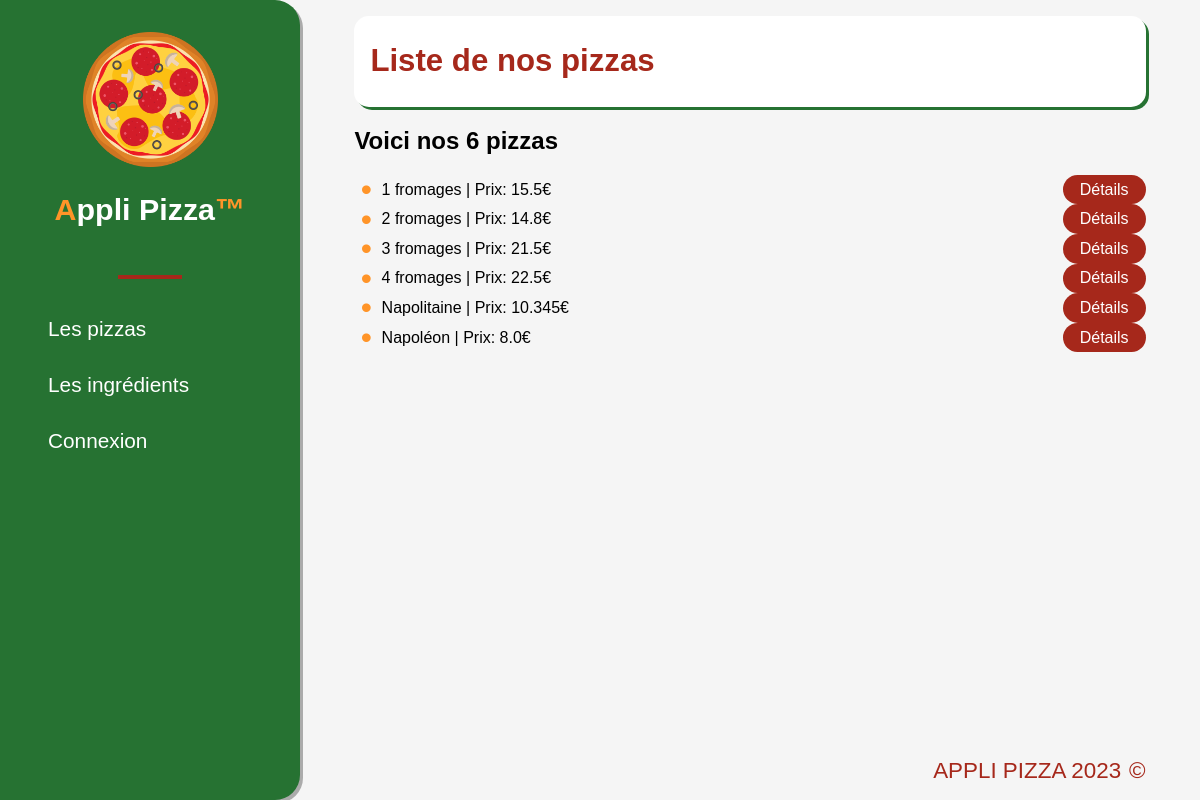
Before: / with the older database file.
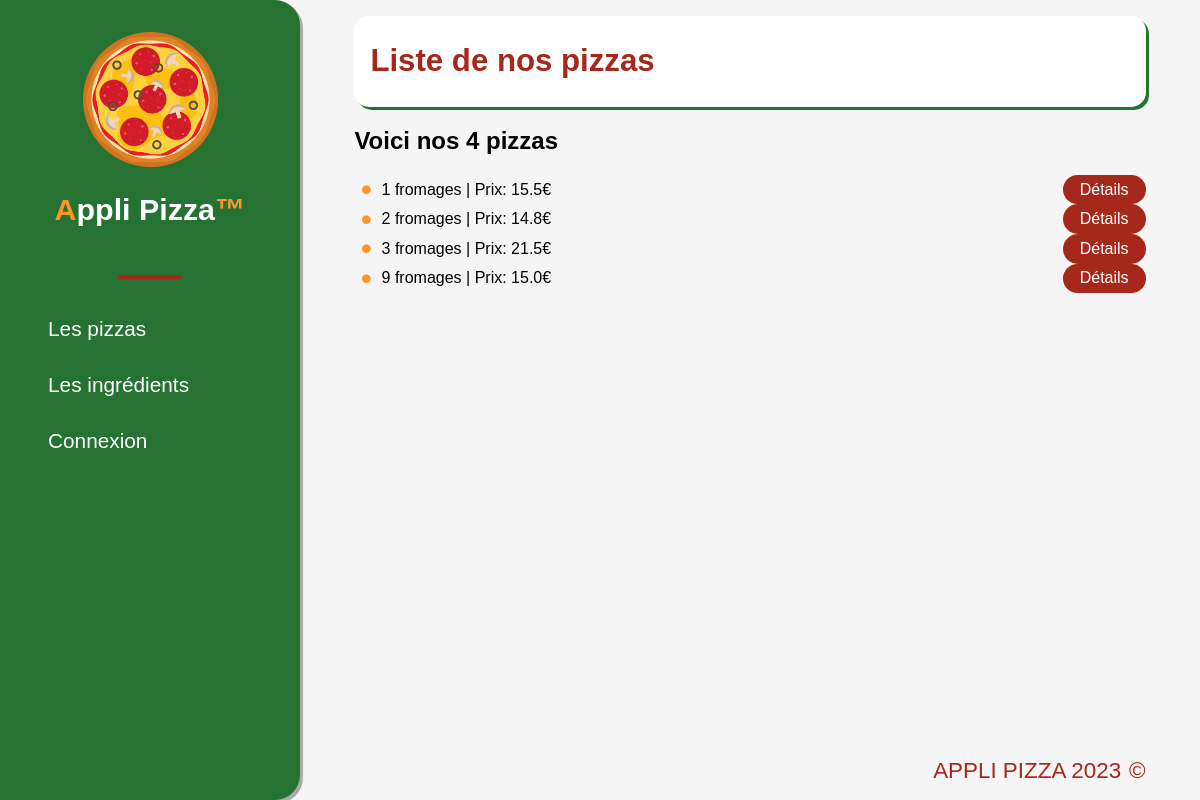
After: the same page with the newer database file.
### applipizza/models.py (models this page shows)
class Pizza(models.Model):
    idPizza = models.AutoField(primary_key=True)
    nomPizza = models.CharField(max_length=50, verbose_name="Nom de la pizza")
    prixPizza = models.FloatField(verbose_name="Prix de la pizza")
    def __str__(self) -> str:
        return  self.nomPizza + (' | Prix: ' + str(self.prixPizza) + '€')

### applipizza/views.py (the view)
# urls.py: path('', views.pizza, name='pizzas'),
def pizza(request):
    lesPizzas = Pizza.objects.all()
    return render(request, 'applipizza/pizzas.html', {'pizzas': lesPizzas})

### applipizza/templates/applipizza/pizzas.html (shortened to what this page needs)
{% extends 'applipizza/base.html' %}
{% block title_page %}
Liste de nos pizzas
{% endblock %}
{% block content %}
    <h2>Voici nos {{ pizzas|length }} pizzas</h2>
    <ul class="ul_ingr">
        {% for piz in pizzas %}
        <li class="disp_ingredients">
            {{ piz }}
            <div>
                <a href="/pizzas/{{ piz.idPizza }}" class="link_to">Détails</a>
            </div>
        </li>
        {% endfor %}
    </ul>
{% endblock %}

### applipizza/templates/applipizza/base.html (shortened to what this page needs)
{% load static %}
<!DOCTYPE html>
<html lang="fr">
<head>
    <link rel="stylesheet" href="{% static 'applipizza/css/styles.css' %}">
</head>
<body>
<section class="wrapper">
    <header>
        <img src="{% static 'applipizza/img/favicon.png' %}" alt="Logo" class="logo">
        <h1><span class="red">A</span>ppli Pizza<span class="red">™</span></h1>
        <hr>
        <nav>
                <div><a href="/pizzas/">Les pizzas</a></div>
                <div><a href="/ingredients">Les ingrédients</a></div>
            {% if user.is_authenticated %}
                <div id="logout" style="margin-top: 4rem;text-align: center;background-color:#a6281b;">
                    Bienvenue {{ user }} !
                    <a href="{% url 'logout' %}">Déconnexion</a>
                </div>
            {% else %}
                <div id="login">
                    <a href="{% url 'login' %}">Connexion</a>
                </div>
            {% endif %}
        </nav>
    </header>
    <section class="wrapper_content">
        <main>
            <section class="title">
                <h2>{% block title_page %}{% endblock %}</h2>
            </section>
            {% block content %}{% endblock %}
        </main>
        <footer>
            Appli pizza 2023
        </footer>
    </section>
</section>
</body>
</html>

### applipizza/static/applipizza/css/styles.css (style rules this page uses)
html, body { margin: 0; padding: 0; font-family: "Arial", sans-serif; background-color: whitesmoke; }
header { min-width: 300px; background-color: #267232; color: white; display: flex; align-items: center; flex-direction: column; border-radius: 0 25px 25px 0; box-shadow: 3px 3px 0 rgba(0,0,0,0.3); padding-top: 2rem; }
header h1 { font-family: "Arial Black", sans-serif; font-size: 1.9rem; }
header img { max-width: 135px; }
header hr { width: 20%; border: 2px solid #a6281b; margin: 1.4rem auto; }
.red { color: #ff9428; }
.wrapper { display: flex; height: 100vh; }
.wrapper_content { flex: 1; display: flex; flex-direction: column; padding: 1rem 3.4rem 1rem; overflow-y: auto; }
footer { flex: 1; display: flex; align-items: flex-end; justify-content: flex-end; font-size: 1.4rem; color: #a6281b; text-transform: uppercase; font-family: "Arial Rounded MT Bold", sans-serif; }
footer:after { content: " ©"; margin-left: .5rem; }
nav { display: flex; justify-content: center; flex-direction: column; width: 100%; }
nav > div { padding: 0; }
nav > div > a { color: #fff; display: block; padding: 1rem 2rem; text-decoration: none; font-family: "Arial Rounded MT Bold", sans-serif; font-size: 1.3rem; transition: all .3s ease-in-out; border-radius: 15px 0 0 15px; margin-left: 1rem; }
.title { background-color: white; box-shadow: 3px 3px 0 #267232; padding: 0.1rem 1rem; color: #a6281b; font-family: "Arial Rounded MT Bold", sans-serif; font-size: 1.3rem; border-radius: 15px; }
.link_to { background-color: #a6281b; color: white; font-family: "Arial Rounded MT Bold", sans-serif; padding: 0.3rem 1rem; display: inline-block; text-decoration: none; border-radius: 15px; transition: all .2s ease-in-out; border: 1px solid transparent; }
.logo { animation: rotate 20s infinite linear; }
.ul_ingr { padding-left: 0; }
.disp_ingredients { display: flex; justify-content: space-between; align-items: center; position: relative; padding-left: 1.7rem; }
.disp_ingredients::before { content: "•"; position: absolute; color: #ff9428; left: 0; padding-left: .4rem; font-size: 2rem; }

Changed rows visible on the page:
removed Pizza: nomPizza+prixPizza "4 fromages | Prix: 22.5€"
removed Pizza: nomPizza+prixPizza "Napolitaine | Prix: 10.345€"
removed Pizza: nomPizza+prixPizza "Napoléon | Prix: 8.0€"
added Pizza: nomPizza+prixPizza "9 fromages | Prix: 15.0€"
Other visible differences:
{{ pizzas|length }}: "6" → "4"
